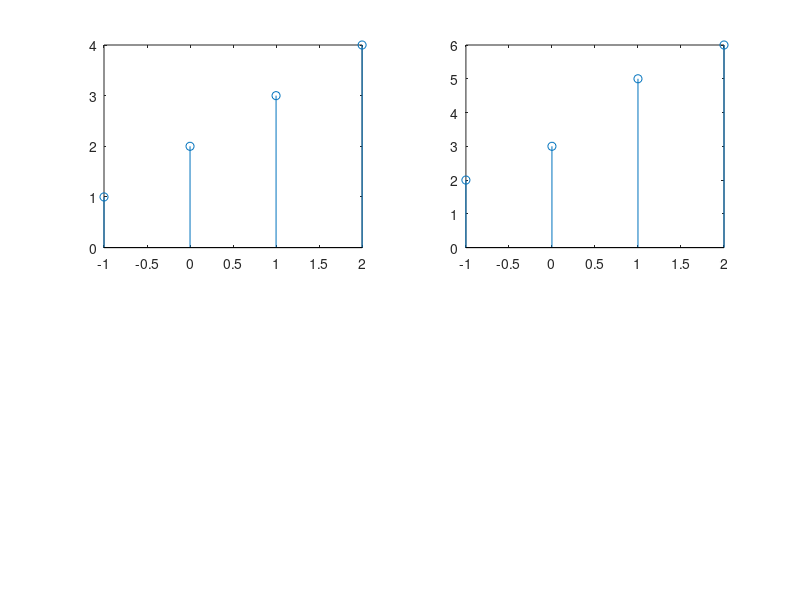

Source code (MATLAB):
clc
x=[1 2 3 4]
L1=length(x)
n1=-1:L1-2  %(0 to 3)
subplot(2,2,1)
stem(n1,x)

y=[2,3,5,6]
h1=length(y)
n2=-1:h1-2 %(0 to 3)
subplot(2,2,2)
stem(n2,y)